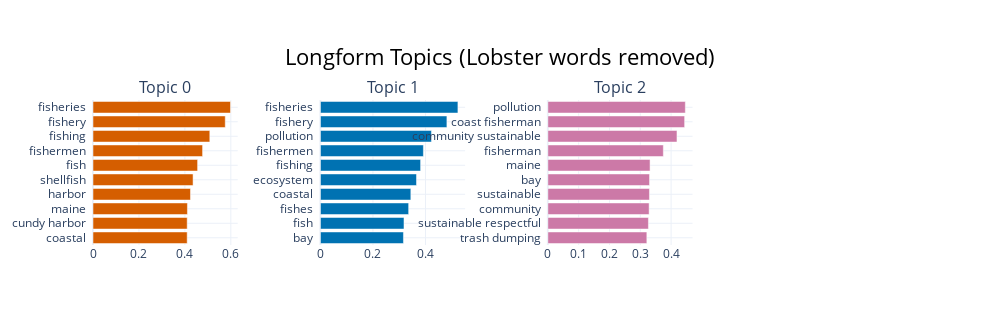

Notebook cell for this chart:
### Code cell
fig = topic_model.visualize_barchart(
    top_n_topics=None,
    n_words=10,
    title="Longform Topics (Lobster words removed)"
)
fig

### Figure 1 — Plotly figure (JSON) as saved in the notebook; plotly's stock layout.template omitted (floating-point values rounded to 4 significant figures)
{"data": [{"marker": {"color": "#D55E00"}, "orientation": "h", "type": "bar", "x": [0.41, 0.41, 0.4111, 0.4243, 0.4356, 0.4553, 0.477, 0.5085, 0.5758, 0.5985], "xaxis": "x", "y": ["coastal  ", "cundy harbor  ", "maine  ", "harbor  ", "shellfish  ", "fish  ", "fishermen  ", "fishing  ", "fishery  ", "fisheries  "], "yaxis": "y"}, {"marker": {"color": "#0072B2"}, "orientation": "h", "type": "bar", "x": [0.316, 0.318, 0.3358, 0.3441, 0.3657, 0.3813, 0.3919, 0.4226, 0.4814, 0.5233], "xaxis": "x2", "y": ["bay  ", "fish  ", "fishes  ", "coastal  ", "ecosystem  ", "fishing  ", "fishermen  ", "pollution  ", "fishery  ", "fisheries  "], "yaxis": "y2"}, {"marker": {"color": "#CC79A7"}, "orientation": "h", "type": "bar", "x": [0.3212, 0.3264, 0.3286, 0.3297, 0.33, 0.3317, 0.3748, 0.419, 0.4439, 0.4462], "xaxis": "x3", "y": ["trash dumping  ", "sustainable respectful  ", "community  ", "sustainable  ", "bay  ", "maine  ", "fisherman  ", "community sustainable  ", "coast fisherman  ", "pollution  "], "yaxis": "y3"}], "layout": {"annotations": [{"font": {"size": 16}, "showarrow": false, "text": "Topic 0", "x": 0.0875, "xanchor": "center", "xref": "paper", "y": 1, "yanchor": "bottom", "yref": "paper"}, {"font": {"size": 16}, "showarrow": false, "text": "Topic 1", "x": 0.3625, "xanchor": "center", "xref": "paper", "y": 1, "yanchor": "bottom", "yref": "paper"}, {"font": {"size": 16}, "showarrow": false, "text": "Topic 2", "x": 0.6375, "xanchor": "center", "xref": "paper", "y": 1, "yanchor": "bottom", "yref": "paper"}], "height": 325, "hoverlabel": {"bgcolor": "white", "font": {"family": "Rockwell", "size": 16}}, "showlegend": false, "title": {"font": {"color": "Black", "size": 22}, "text": "Longform Topics (Lobster words removed)", "x": 0.5, "xanchor": "center", "yanchor": "top"}, "width": 1000, "xaxis": {"anchor": "y", "domain": [0, 0.175], "showgrid": true}, "xaxis2": {"anchor": "y2", "domain": [0.275, 0.45], "showgrid": true}, "xaxis3": {"anchor": "y3", "domain": [0.55, 0.725], "showgrid": true}, "xaxis4": {"anchor": "y4", "domain": [0.825, 1], "showgrid": true}, "yaxis": {"anchor": "x", "domain": [0, 1], "showgrid": true}, "yaxis2": {"anchor": "x2", "domain": [0, 1], "showgrid": true}, "yaxis3": {"anchor": "x3", "domain": [0, 1], "showgrid": true}, "yaxis4": {"anchor": "x4", "domain": [0, 1], "showgrid": true}}}
